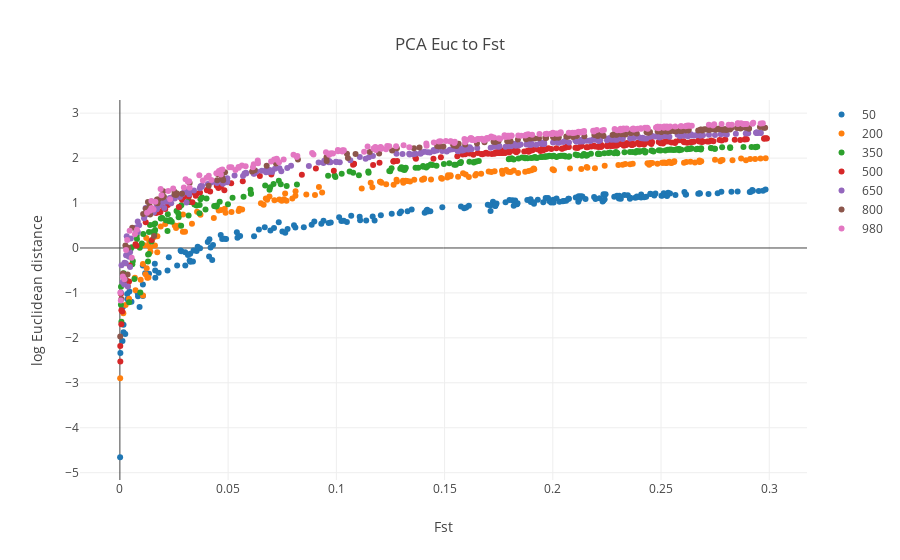

This figure's notebook cell:
### Code cell
N_show= 7

showcase= np.linspace(0,len(Haps_seq) - 1,N_show)

fig= [go.Scatter(
    x= [np.exp(x) for x in Fst_euc_dict[Haps_seq[int(sel)]]['fst']],
    y= [x for x in Fst_euc_dict[Haps_seq[int(sel)]]['Euclidean']],
    mode= 'markers',
    name= str(Haps_seq[int(sel)])
) for sel in showcase]

layout = go.Layout(
    title= 'PCA Euc to Fst',
    yaxis=dict(
        title='log Euclidean distance'),
    xaxis=dict(
        title='Fst')
)

fig= go.Figure(data=fig, layout=layout)
iplot(fig)

### Figure 1 — Plotly figure (JSON) as saved in the notebook; plotly's stock layout.template omitted (floating-point values rounded to 4 significant figures; data arrays with more than 128 entries replaced by an {"elided": "..."} marker saying what was removed)
{"data": [{"mode": "markers", "name": "50", "type": "scatter", "uid": "307487a4-aaee-4e28-8d99-c3b74914ce35", "x": {"elided": "197 float values"}, "y": {"elided": "197 float values"}}, {"mode": "markers", "name": "200", "type": "scatter", "uid": "3addcb34-8dbc-4528-8c02-3c0a2c1df4b4", "x": {"elided": "158 float values"}, "y": {"elided": "158 float values"}}, {"mode": "markers", "name": "350", "type": "scatter", "uid": "aa352f4b-491f-4896-92d9-1aee5955b28d", "x": {"elided": "216 float values"}, "y": {"elided": "216 float values"}}, {"mode": "markers", "name": "500", "type": "scatter", "uid": "9860590e-c473-496b-af26-366c5cf113c6", "x": {"elided": "209 float values"}, "y": {"elided": "209 float values"}}, {"mode": "markers", "name": "650", "type": "scatter", "uid": "0e64384d-f56a-46e3-8cca-05c9795b3e94", "x": {"elided": "251 float values"}, "y": {"elided": "251 float values"}}, {"mode": "markers", "name": "800", "type": "scatter", "uid": "da611e25-7b7b-495e-b365-a5b9ed904783", "x": {"elided": "170 float values"}, "y": {"elided": "170 float values"}}, {"mode": "markers", "name": "980", "type": "scatter", "uid": "e298625c-d554-4385-aef5-38a697957457", "x": {"elided": "221 float values"}, "y": {"elided": "221 float values"}}], "layout": {"title": "PCA Euc to Fst", "xaxis": {"title": "Fst"}, "yaxis": {"title": "log Euclidean distance"}}}
